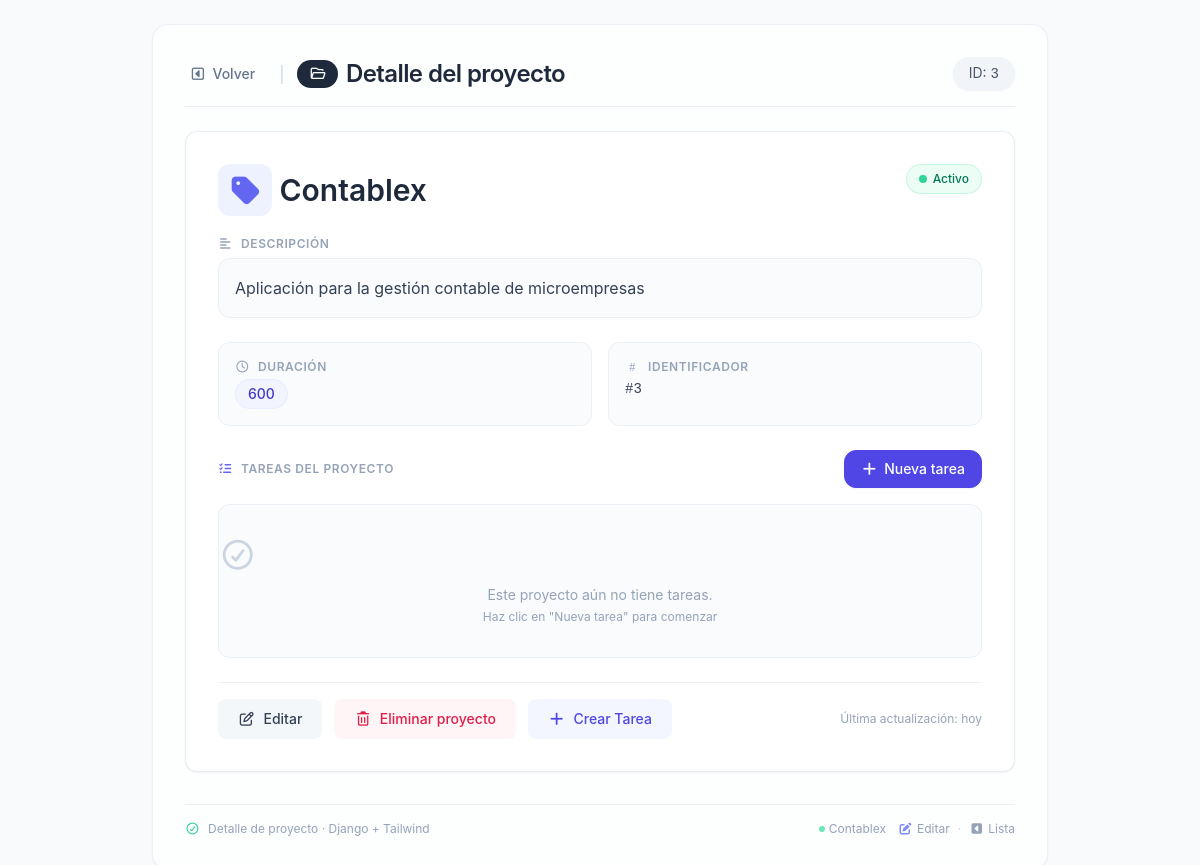
/proyectos/3/, run on the app's committed database.
### gestor/models.py (models this page shows)
class Proyecto(models.Model):
  nombre = models.CharField(max_length=100)
  descripcion = models.TextField()
  duracion = models.IntegerField()

### gestor/views.py (the view)
# urls.py: path('proyectos/<int:proyecto_id>/', views.proyecto_detalle, name='proyecto_detalle'),
def proyecto_detalle(request, proyecto_id):
  proyecto = Proyecto.objects.get(id=proyecto_id)
  return render(request, 'detalle_proyecto.html', {'proyecto': proyecto})

### gestor/templates/detalle_proyecto.html (shortened to what this page needs)
<!DOCTYPE html>
<html lang="es">
<head>
    <script src="https://cdn.tailwindcss.com"></script>
    <link rel="stylesheet" href="https://cdnjs.cloudflare.com/ajax/libs/font-awesome/7.3.1/css/all.min.css">
</head>
<body class="antialiased text-slate-700 p-4 md:p-6">
    <main class="max-w-4xl mx-auto bg-white/70 backdrop-blur-sm rounded-2xl shadow-sm p-6 md:p-8 border border-slate-200/60">
        <div class="flex flex-wrap items-center justify-between gap-4 mb-6 border-b border-slate-200/80 pb-4">
            <div class="flex items-center gap-3">
                <a href="{% url 'proyectos' %}"
                   class="inline-flex items-center gap-1.5 text-sm font-medium text-slate-500 hover:text-slate-700 transition-colors enlace-accion px-3 py-1.5 rounded-lg -ml-2">
                    <i class="fa-regular fa-square-caret-left"></i>
                    Volver
                </a>
                <span class="text-slate-300">|</span>
                <h1 class="text-2xl font-semibold tracking-tight text-slate-800 flex items-center gap-2">
                    <span class="bg-slate-800 text-white text-sm font-medium px-3 py-1 rounded-full">
                        <i class="fa-regular fa-folder-open"></i>
                    </span>
                    Detalle del proyecto
                </h1>
            </div>
            <div class="text-sm bg-slate-100 px-4 py-1.5 rounded-full text-slate-600 shadow-sm">
                ID: <span class="font-mono font-medium">{{ proyecto.id }}</span>
            </div>
        </div>
        <div class="detalle-card bg-white border border-slate-200/80 rounded-xl p-6 md:p-8 shadow-sm">
            <div class="flex flex-wrap items-start justify-between gap-4 mb-5">
                <h2 class="text-2xl md:text-3xl font-semibold text-slate-800 break-words flex items-center gap-2">
                    <span class="bg-indigo-50 p-2 rounded-xl text-indigo-500">
                        <i class="fa-solid fa-tag"></i>
                    </span>
                    {{ proyecto.nombre }}
                </h2>
                <span class="inline-flex items-center gap-1.5 text-xs font-medium text-emerald-700 bg-emerald-50 px-3 py-1.5 rounded-full border border-emerald-200/60">
                    <span class="w-2 h-2 rounded-full bg-emerald-400"></span>
                    Activo
                </span>
            </div>
            <div class="mb-6">
                <h3 class="text-xs font-semibold text-slate-400 uppercase tracking-wider mb-1.5 flex items-center gap-2">
                    <i class="fa-solid fa-align-left text-slate-400"></i>
                    Descripción
                </h3>
                <div class="bg-slate-50/70 rounded-xl p-4 border border-slate-200/60">
                    <p class="text-slate-700 leading-relaxed">
                        {{ proyecto.descripcion|default:"<span class='text-slate-400 italic'>Sin descripción proporcionada</span>" }}
                    </p>
                </div>
            </div>
            <div class="grid grid-cols-1 sm:grid-cols-2 gap-4 mb-6">
                <div class="bg-slate-50/70 rounded-xl p-4 border border-slate-200/60">
                    <h3 class="text-xs font-semibold text-slate-400 uppercase tracking-wider mb-1 flex items-center gap-2">
                        <i class="fa-regular fa-clock"></i>
                        Duración
                    </h3>
                    <p class="text-slate-700 font-medium flex items-center gap-2">
                        <span class="bg-indigo-50/70 px-3 py-1 rounded-full text-indigo-700 border border-indigo-100/60 text-sm">
                            {{ proyecto.duracion|default:"No especificada" }}
                        </span>
                    </p>
                </div>
                <div class="bg-slate-50/70 rounded-xl p-4 border border-slate-200/60">
                    <h3 class="text-xs font-semibold text-slate-400 uppercase tracking-wider mb-1 flex items-center gap-2">
                        <i class="fa-regular fa-hashtag"></i>
                        Identificador
                    </h3>
                    <p class="text-slate-700 font-mono text-sm">#{{ proyecto.id }}</p>
                </div>
            </div>
            <div class="mb-6">
                <div class="flex items-center justify-between gap-4 mb-4">
                    <h3 class="text-xs font-semibold text-slate-400 uppercase tracking-wider flex items-center gap-2">
                        <i class="fa-solid fa-list-check text-indigo-500"></i>
                        Tareas del proyecto
                    </h3>
                    <a href="{% url 'crear_tarea' proyecto.id %}"
                       class="inline-flex items-center gap-1.5 px-4 py-2 bg-indigo-600 text-white text-sm font-medium rounded-xl border border-indigo-600 hover:bg-indigo-700 transition-colors shadow-sm">
                        <i class="fa-solid fa-plus"></i>
                        <span class="hidden sm:inline">Nueva tarea</span>
                    </a>
                </div>
                {% if proyecto.tareas.all %}
                    <div class="space-y-2">
                        {% for tarea in proyecto.tareas.all %}
                            <div class="tarea-item flex flex-col sm:flex-row items-start sm:items-center gap-2 p-4 bg-slate-50/70 rounded-xl border border-slate-200/60 hover:border-indigo-200 transition-all">
                                <div class="flex items-center gap-3 flex-1 min-w-0 w-full sm:w-auto">
                                    <span class="w-2.5 h-2.5 rounded-full flex-shrink-0
                                        {% if tarea.estado == 'COMPLETADA' %}bg-emerald-400
                                        {% elif tarea.estado == 'EN_PROGRESO' %}bg-amber-400
                                        {% else %}bg-slate-400{% endif %}">
                                    </span>
                                    <span class="font-medium text-slate-700 truncate">{{ tarea.titulo }}</span>
                                </div>
                                <div class="flex flex-wrap items-center gap-2 w-full sm:w-auto">
                                    <span class="text-xs px-2.5 py-0.5 rounded-full border
                                        {% if tarea.prioridad == 'ALTA' %}badge-prioridad-alta
                                        {% elif tarea.prioridad == 'MEDIA' %}badge-prioridad-media
                                        {% else %}badge-prioridad-baja{% endif %}">
                                        <i class="fa-regular fa-flag mr-1"></i>
                                        {{ tarea.get_prioridad_display }}
                                    </span>
                                    <span class="text-xs px-2.5 py-0.5 rounded-full border
                                        {% if tarea.estado == 'COMPLETADA' %}badge-completada
                                        {% elif tarea.estado == 'EN_PROGRESO' %}badge-progreso
                                        {% else %}badge-pendiente{% endif %}">
                                        <i class="fa-regular fa-circle-check mr-1"></i>
                                        {{ tarea.get_estado_display }}
                                    </span>
                                </div>
                            </div>
                        {% endfor %}
                    </div>
                {% else %}
                    <div class="text-center text-slate-400 py-8 bg-slate-50/70 rounded-xl border border-slate-200/60">
                        <i class="fa-regular fa-circle-check text-3xl block mb-3 text-slate-300"></i>
                        <p class="text-sm">Este proyecto aún no tiene tareas.</p>
                        <p class="text-xs mt-1">Haz clic en "Nueva tarea" para comenzar</p>
                    </div>
                {% endif %}
            </div>
            <div class="flex flex-wrap items-center gap-3 pt-4 border-t border-slate-200/60 mt-2">
                <a href="{% url 'editar_proyecto' proyecto.id %}"
                   class="enlace-accion inline-flex items-center gap-2 px-5 py-2.5 text-sm font-medium text-slate-700 bg-slate-100/80 hover:bg-slate-200/80 rounded-lg transition-colors">
                    <i class="fa-regular fa-pen-to-square"></i>
                    Editar
                </a>
                <a href="{% url 'eliminar_proyecto' proyecto.id %}"
                   onclick="return confirm('¿Está seguro de eliminar el proyecto?')"
                   class="enlace-accion inline-flex items-center gap-2 px-5 py-2.5 text-sm font-medium text-rose-600 bg-rose-50/70 hover:bg-rose-100/80 rounded-lg transition-colors">
                    <i class="fa-regular fa-trash-can"></i>
                    Eliminar proyecto
                </a>
                <a href="{% url 'crear_tarea' proyecto.id %}"
                   class="enlace-accion inline-flex items-center gap-2 px-5 py-2.5 text-sm font-medium text-indigo-600 bg-indigo-50/70 hover:bg-indigo-100/80 rounded-lg transition-colors">
                    <i class="fa-solid fa-plus"></i>
                    Crear Tarea
                </a>
                <span class="text-xs text-slate-400 ml-auto">Última actualización: hoy</span>
            </div>
        </div>
        <div class="mt-8 pt-4 border-t border-slate-200/60 text-xs text-slate-400 flex flex-wrap justify-between items-center">
            <span class="flex items-center gap-2">
                <i class="fa-regular fa-circle-check text-emerald-400"></i>
                Detalle de proyecto · Django + Tailwind
            </span>
            <span class="flex gap-3">
                <span class="inline-flex items-center gap-1">
                    <span class="w-1.5 h-1.5 rounded-full bg-emerald-300"></span>
                    {{ proyecto.nombre|truncatechars:20 }}
                </span>
                <span class="inline-flex items-center gap-1">
                    <i class="fa-solid fa-pen-to-square text-indigo-400"></i>
                    <a href="{% url 'editar_proyecto' proyecto.id %}" class="hover:text-indigo-500 transition-colors">
                        Editar
                    </a>
                    <span class="mx-1 text-slate-300">·</span>
                    <i class="fa-solid fa-square-caret-left"></i>
                    <a href="{% url 'proyectos' %}" class="hover:text-indigo-500 transition-colors">
                        Lista
                    </a>
                </span>
            </span>
        </div>
    </main>
</body>
</html>

### gestor/templates/detalle_proyecto.html (style rules this page uses)
body { font-family: 'Inter', -apple-system, BlinkMacSystemFont, 'Segoe UI', Roboto, sans-serif; background-color: #f8fafc; }
.detalle-card { transition: box-shadow 0.15s ease, transform 0.1s ease; }
.enlace-accion { transition: color 0.15s, background-color 0.15s, transform 0.15s; }

### data on the page
Proyecto: id "3", nombre "Contablex", descripcion "Aplicación para la gestión contable de microempresas", duracion "600"
